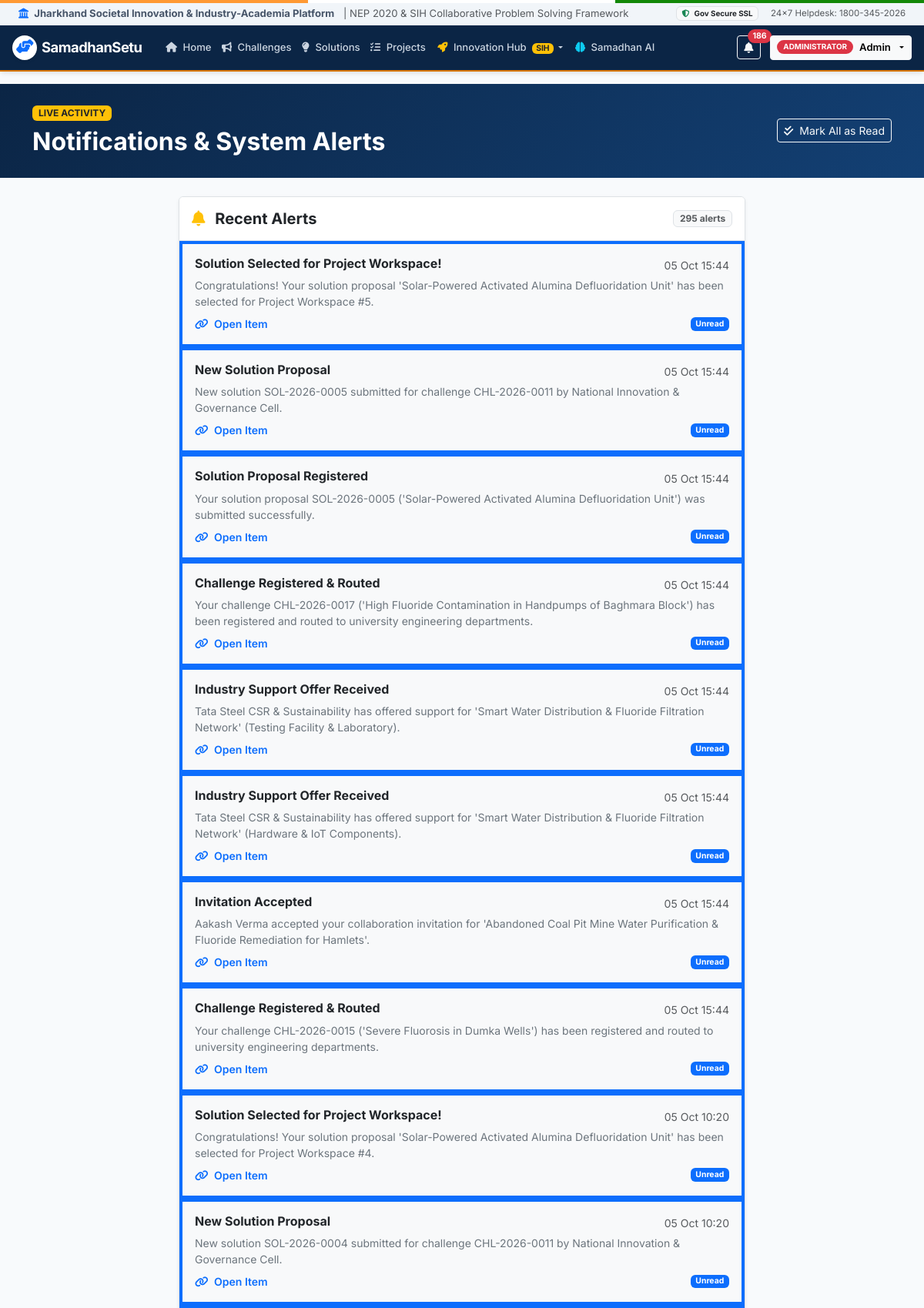
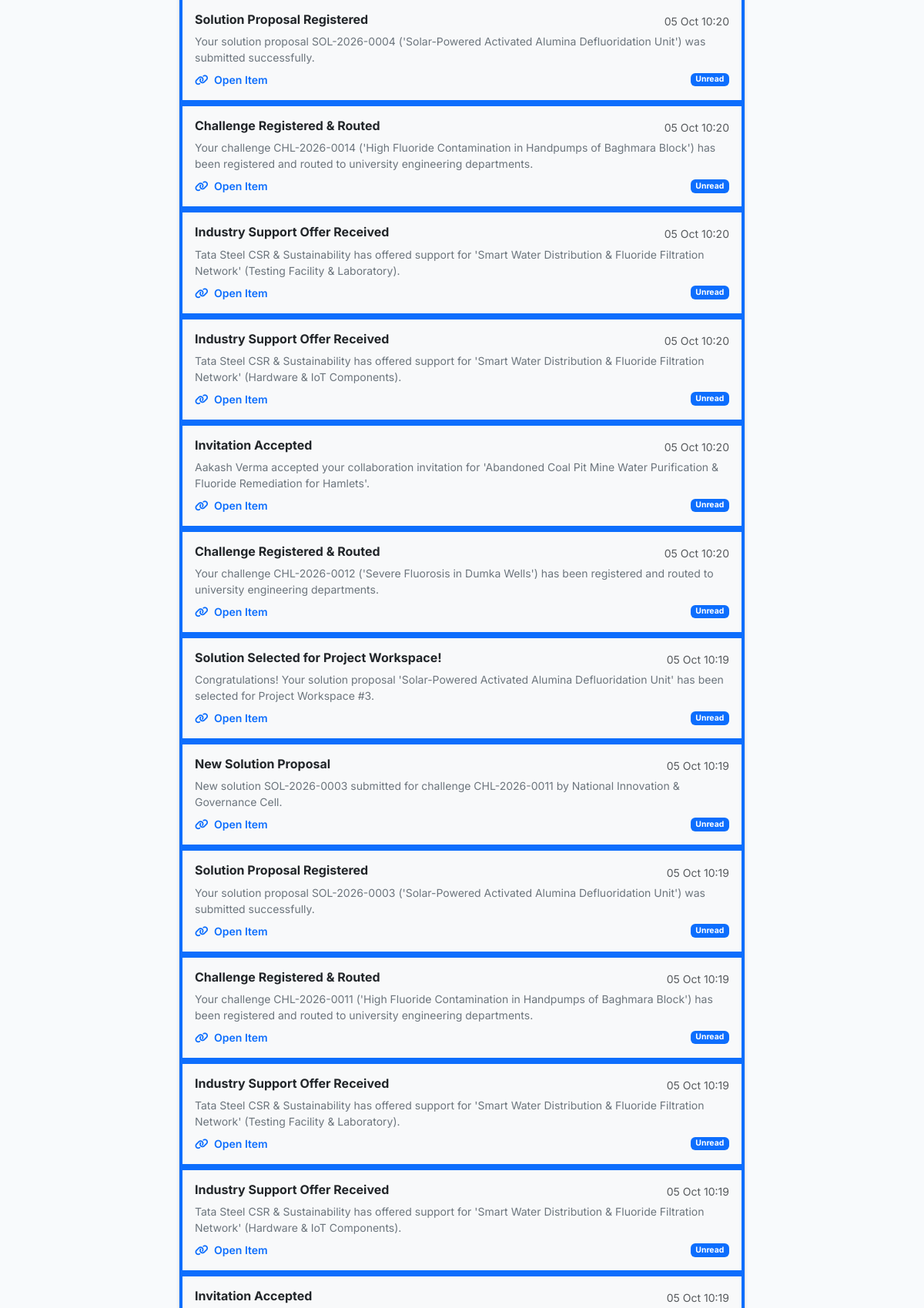
Page /notifications (signed in, upper part) on the committed database (2 pictures, top to bottom).
### app.py (models this page shows)
class Notification(db.Model):
    __tablename__ = 'notifications'
    id = db.Column(db.Integer, primary_key=True)
    user_id = db.Column(db.Integer, db.ForeignKey('users.id'), nullable=False)
    title = db.Column(db.String(200), nullable=False)
    message = db.Column(db.Text, nullable=False)
    link = db.Column(db.String(250), default='#')
    is_read = db.Column(db.Boolean, default=False)
    created_at = db.Column(db.DateTime, default=datetime.utcnow)

### app.py (the view)
@app.route('/notifications')
@login_required
def notifications():
    user = get_current_user()
    user_notifications = Notification.query.filter_by(user_id=user.id).order_by(Notification.created_at.desc()).all()
    return render_template('notifications.html', notifications=user_notifications)

### app.py (called while the page is built)
def login_required(f):
    @wraps(f)
    def decorated_function(*args, **kwargs):
        if 'user_id' not in session:
            flash('Please login or create an account to continue.', 'warning')
            return redirect(url_for('login', next=request.url))
        return f(*args, **kwargs)
    return decorated_function

def get_current_user():
    if 'user_id' in session:
        return User.query.get(session['user_id'])
    return None

@app.context_processor
def inject_global_data():
    current_user = get_current_user()
    unread_notifications_count = 0
    if current_user:
        unread_notifications_count = Notification.query.filter_by(
            user_id=current_user.id, is_read=False
        ).count()
    is_admin = bool((current_user and current_user.user_type == 'ADMINISTRATOR') or (session.get('user_role') == 'ADMINISTRATOR'))
    return {
        'current_user': current_user,
        'is_admin': is_admin,
        'unread_count': unread_notifications_count,
        'all_categories': CATEGORIES,
        'all_departments': DEPARTMENTS,
        'all_priorities': PRIORITY_LEVELS,
        'all_statuses': CHALLENGE_STATUSES,
        'all_user_types': PUBLIC_USER_TYPES,
        'now': datetime.utcnow()
    }

### templates/notifications.html (shortened to what this page needs)
{% extends "base.html" %}
{% block content %}
<div class="bg-primary text-white py-4 mb-4" style="background: linear-gradient(135deg, #0b2545 0%, #134074 100%);">
    <div class="container">
        <div class="d-flex justify-content-between align-items-center">
            <div>
                <span class="badge bg-warning text-dark text-uppercase px-2 py-1 mb-2 fw-bold">Live Activity</span>
                <h2 class="fw-bold mb-1">Notifications & System Alerts</h2>
            </div>
            {% if notifications %}
                <form method="POST" action="{{ url_for('mark_all_notifications_read') }}">
                    <button type="submit" class="btn btn-outline-light btn-sm">
                        <i class="fas fa-check-double me-1"></i> Mark All as Read
                    </button>
                </form>
            {% endif %}
        </div>
    </div>
</div>
<div class="container mb-5">
    <div class="row justify-content-center">
        <div class="col-lg-8">
            <div class="card border shadow-sm">
                <div class="card-header bg-white py-3 border-bottom d-flex justify-content-between align-items-center">
                    <h5 class="fw-bold text-dark mb-0"><i class="fas fa-bell text-warning me-2"></i> Recent Alerts</h5>
                    <span class="badge bg-light text-muted border">{{ notifications|length }} alerts</span>
                </div>
                <div class="card-body p-0">
                    {% if notifications %}
                        <div class="list-group list-group-flush">
                            {% for n in notifications %}
                            <a href="{{ url_for('read_notification', notif_id=n.id) }}" class="list-group-item list-group-item-action p-3 {% if not n.is_read %}bg-light border-start border-4 border-primary{% endif %}">
                                <div class="d-flex w-100 justify-content-between align-items-center mb-1">
                                    <h6 class="mb-1 fw-bold text-dark">{{ n.title }}</h6>
                                    <small class="text-muted">{{ n.created_at.strftime('%d %b %H:%M') }}</small>
                                </div>
                                <p class="mb-1 text-secondary small">{{ n.message }}</p>
                                <div class="d-flex justify-content-between align-items-center mt-2">
                                    <span class="small text-primary fw-semibold"><i class="fas fa-link me-1"></i> Open Item</span>
                                    {% if not n.is_read %}
                                        <span class="badge bg-primary text-white" style="font-size: 0.65rem;">Unread</span>
                                    {% else %}
                                        <span class="badge bg-secondary-subtle text-secondary" style="font-size: 0.65rem;">Read</span>
                                    {% endif %}
                                </div>
                            </a>
                            {% endfor %}
                        </div>
                    {% else %}
                        <div class="text-center py-5 text-muted">
                            <i class="fas fa-bell-slash fa-3x text-muted mb-3 opacity-50"></i>
                            <h5 class="fw-bold text-dark">No Notifications</h5>
                            <p class="small">You're all caught up! Updates regarding challenges, solution reviews, and team invitations will appear here.</p>
                        </div>
                    {% endif %}
                </div>
            </div>
        </div>
    </div>
</div>
{% endblock %}

### static/css/style.css (style rules this page uses)
:root { --primary-navy: #0b2545; --primary-blue: #134074; --navy-light: #1d3557; --accent-gold: #d97706; --accent-saffron: #f97316; --impact-green: #059669; --impact-green-light: #d1fae5; --text-dark: #0f172a; --text-muted: #64748b; --bg-slate: #f8fafc; --card-bg: #ffffff; --border-color: #e2e8f0; --shadow-sm: 0 1px 3px rgba(0, 0, 0, 0.07), 0 1px 2px rgba(0, 0, 0, 0.04); --shadow-md: 0 4px 6px -1px rgba(0, 0, 0, 0.08), 0 2px 4px -1px rgba(0, 0, 0, 0.04); --shadow-lg: 0 10px 15px -3px rgba(0, 0, 0, 0.09), 0 4px 6px -2px rgba(0, 0, 0, 0.04); --shadow-xl: 0 20px 25px -5px rgba(0, 0, 0, 0.1), 0 10px 10px -5px rgba(0, 0, 0, 0.04); --radius-sm: 6px; --radius-md: 10px; --radius-lg: 14px; }
html, body { overflow-x: clip; max-width: 100vw; width: 100%; }
body { font-family: 'Inter', -apple-system, BlinkMacSystemFont, 'Segoe UI', Roboto, Helvetica, Arial, sans-serif; background-color: var(--bg-slate); color: var(--text-dark); min-height: 100vh; display: flex; flex-direction: column; }

### rows in the picture
Notification: title "Solution Selected for Project Workspace!", created_at "05 Oct 15:44", message "Congratulations! Your solution proposal 'Solar-Powered Activated Alumina Defluoridation Unit' has been selected for Project Workspace #5.", is_read "Unread"
Notification: title "New Solution Proposal", created_at "05 Oct 15:44", message "New solution SOL-2026-0005 submitted for challenge CHL-2026-0011 by National Innovation & Governance Cell.", is_read "Unread"
Notification: title "Solution Proposal Registered", created_at "05 Oct 15:44", message "Your solution proposal SOL-2026-0005 ('Solar-Powered Activated Alumina Defluoridation Unit') was submitted successfully.", is_read "Unread"
Notification: title "Challenge Registered & Routed", created_at "05 Oct 15:44", message "Your challenge CHL-2026-0017 ('High Fluoride Contamination in Handpumps of Baghmara Block') has been registered and routed to university engineering departments.", is_read "Unread"
Notification: title "Industry Support Offer Received", created_at "05 Oct 15:44", message "Tata Steel CSR & Sustainability has offered support for 'Smart Water Distribution & Fluoride Filtration Network' (Testing Facility & Laboratory).", is_read "Unread"
Notification: title "Industry Support Offer Received", created_at "05 Oct 15:44", message "Tata Steel CSR & Sustainability has offered support for 'Smart Water Distribution & Fluoride Filtration Network' (Hardware & IoT Components).", is_read "Unread"
Notification: title "Invitation Accepted", created_at "05 Oct 15:44", message "Aakash Verma accepted your collaboration invitation for 'Abandoned Coal Pit Mine Water Purification & Fluoride Remediation for Hamlets'.", is_read "Unread"
Notification: title "Challenge Registered & Routed", created_at "05 Oct 15:44", message "Your challenge CHL-2026-0015 ('Severe Fluorosis in Dumka Wells') has been registered and routed to university engineering departments.", is_read "Unread"
Notification: title "Solution Selected for Project Workspace!", created_at "05 Oct 10:20", message "Congratulations! Your solution proposal 'Solar-Powered Activated Alumina Defluoridation Unit' has been selected for Project Workspace #4.", is_read "Unread"
Notification: title "New Solution Proposal", created_at "05 Oct 10:20", message "New solution SOL-2026-0004 submitted for challenge CHL-2026-0011 by National Innovation & Governance Cell.", is_read "Unread"
Notification: title "Solution Proposal Registered", created_at "05 Oct 10:20", message "Your solution proposal SOL-2026-0004 ('Solar-Powered Activated Alumina Defluoridation Unit') was submitted successfully.", is_read "Unread"
Notification: title "Challenge Registered & Routed", created_at "05 Oct 10:20", message "Your challenge CHL-2026-0014 ('High Fluoride Contamination in Handpumps of Baghmara Block') has been registered and routed to university engineering departments.", is_read "Unread"
Notification: title "Industry Support Offer Received", created_at "05 Oct 10:20", message "Tata Steel CSR & Sustainability has offered support for 'Smart Water Distribution & Fluoride Filtration Network' (Testing Facility & Laboratory).", is_read "Unread"
Notification: title "Industry Support Offer Received", created_at "05 Oct 10:20", message "Tata Steel CSR & Sustainability has offered support for 'Smart Water Distribution & Fluoride Filtration Network' (Hardware & IoT Components).", is_read "Unread"
Notification: title "Invitation Accepted", created_at "05 Oct 10:20", message "Aakash Verma accepted your collaboration invitation for 'Abandoned Coal Pit Mine Water Purification & Fluoride Remediation for Hamlets'.", is_read "Unread"
Notification: title "Challenge Registered & Routed", created_at "05 Oct 10:20", message "Your challenge CHL-2026-0012 ('Severe Fluorosis in Dumka Wells') has been registered and routed to university engineering departments.", is_read "Unread"
Notification: title "Solution Selected for Project Workspace!", created_at "05 Oct 10:19", message "Congratulations! Your solution proposal 'Solar-Powered Activated Alumina Defluoridation Unit' has been selected for Project Workspace #3.", is_read "Unread"
Notification: title "New Solution Proposal", created_at "05 Oct 10:19", message "New solution SOL-2026-0003 submitted for challenge CHL-2026-0011 by National Innovation & Governance Cell.", is_read "Unread"
Notification: title "Solution Proposal Registered", created_at "05 Oct 10:19", message "Your solution proposal SOL-2026-0003 ('Solar-Powered Activated Alumina Defluoridation Unit') was submitted successfully.", is_read "Unread"
Notification: title "Challenge Registered & Routed", created_at "05 Oct 10:19", message "Your challenge CHL-2026-0011 ('High Fluoride Contamination in Handpumps of Baghmara Block') has been registered and routed to university engineering departments.", is_read "Unread"
Notification: title "Industry Support Offer Received", created_at "05 Oct 10:19", message "Tata Steel CSR & Sustainability has offered support for 'Smart Water Distribution & Fluoride Filtration Network' (Testing Facility & Laboratory).", is_read "Unread"
Notification: title "Industry Support Offer Received", created_at "05 Oct 10:19", message "Tata Steel CSR & Sustainability has offered support for 'Smart Water Distribution & Fluoride Filtration Network' (Hardware & IoT Components).", is_read "Unread"
Notification: title "Invitation Accepted", created_at "05 Oct 10:19"

### other values in the picture
{{ unread_count }} "186"
{{ notifications|length }} "295"
